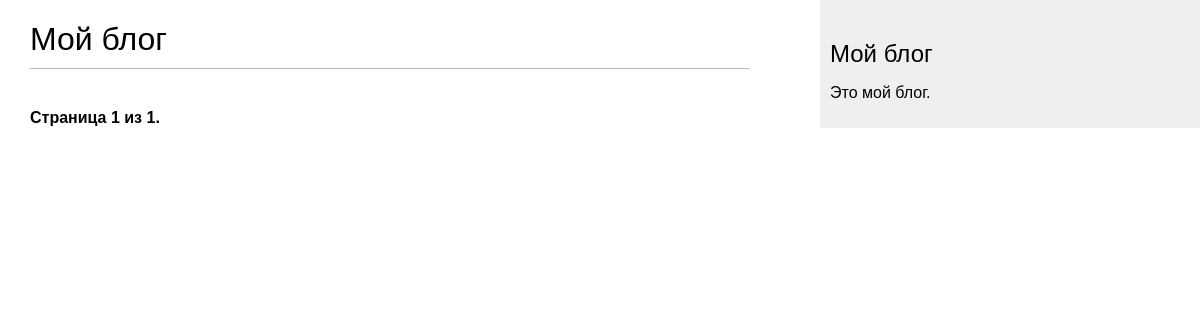
Page /blog/ on the earlier database version.
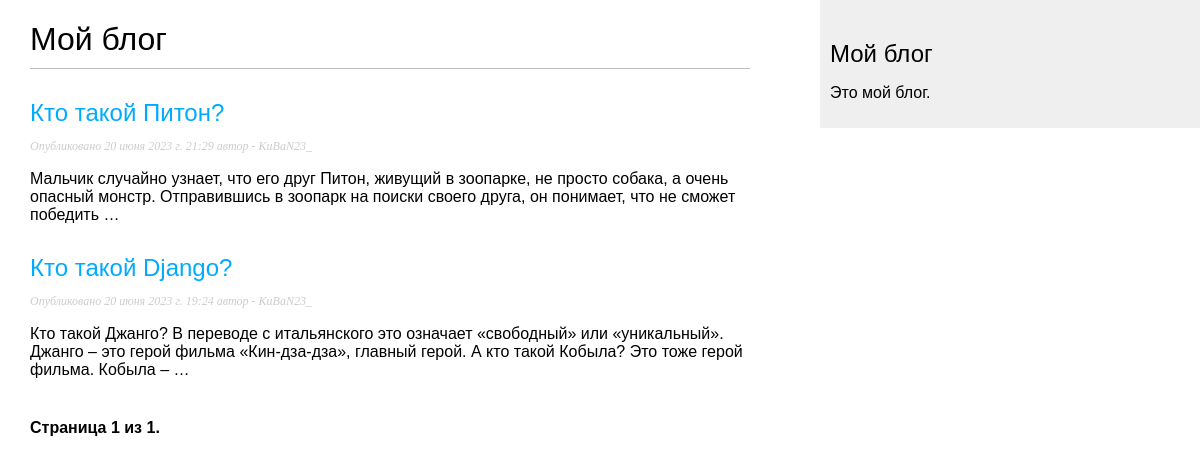
Same page on the later database version.
### blog/models.py (models this page shows, shortened)
class Post(models.Model):
    class Status(models.TextChoices):
        DRAFT = 'DF', 'DRAFT'
        PUBLISHED = 'PB', 'PUBLISHED'
    title = models.CharField(max_length=250)
    slug = models.SlugField(max_length=250,
                            unique_for_date='publish')
    author = models.ForeignKey(User,
                               on_delete=models.CASCADE,
                               related_name='blog_posts')
    body = models.TextField()
    publish = models.DateTimeField(default=timezone.now)
    created = models.DateTimeField(auto_now_add=True)
    updated = models.DateTimeField(auto_now=True)
    status = models.CharField(max_length=2,
                              choices=Status.choices,
                              default=Status.DRAFT)
    objects = models.Manager()
    published = PublishedManager()
    class Meta:
        ordering = ['-publish']
        indexes = [  # индексное упорядочивание данных
            models.Index(fields=['-publish']),
        ]
    def get_absolute_url(self):
        return reverse('blog:post_detail',
                       args=[self.publish.year,
                             self.publish.month,
                             self.publish.day,
                             self.slug
                             ])

### blog/views.py (the view)
class PostListView(ListView):
    queryset = Post.published.all()
    context_object_name = 'posts'
    paginate_by = 3
    template_name = 'blog/post/list.html'

### blog/templates/blog/post/list.html (shortened to what this page needs)
{% extends "blog/base.html" %}
{% block content %}
   <h1>Мой блог</h1>
   {% for post in posts %}
       <h2>
            <a href="{{ post.get_absolute_url }}">
                {{ post.title }}
            </a>
       </h2>
       <p class="date">
           Опубликовано {{ post.publish }} автор - {{ post.author }}
       </p>
       {{ post.body|truncatewords:30|linebreaks }}
   {% endfor %}
{% include "pagination.html" with page=page_obj %}
{% endblock %}

Differences in the rows shown:
now on this page (row edited): Post: title "Кто такой Питон?", publish "20 июня 2023 г. 21:29", author "KuBaN23_", body "Мальчик случайно узнает, что его друг Питон, живущий в зоопарке, не просто собака, а очень опасный монстр. Отправившись в зоопарк на поиски своего друга, он понимает, что не сможет победить …"
now on this page (row edited): Post: title "Кто такой Django?", publish "20 июня 2023 г. 19:24", author "KuBaN23_", body "Кто такой Джанго? В переводе с итальянского это означает «свободный» или «уникальный». Джанго – это герой фильма «Кин-дза-дза», главный герой. А кто такой Кобыла? Это тоже герой фильма. Кобыла – …"
